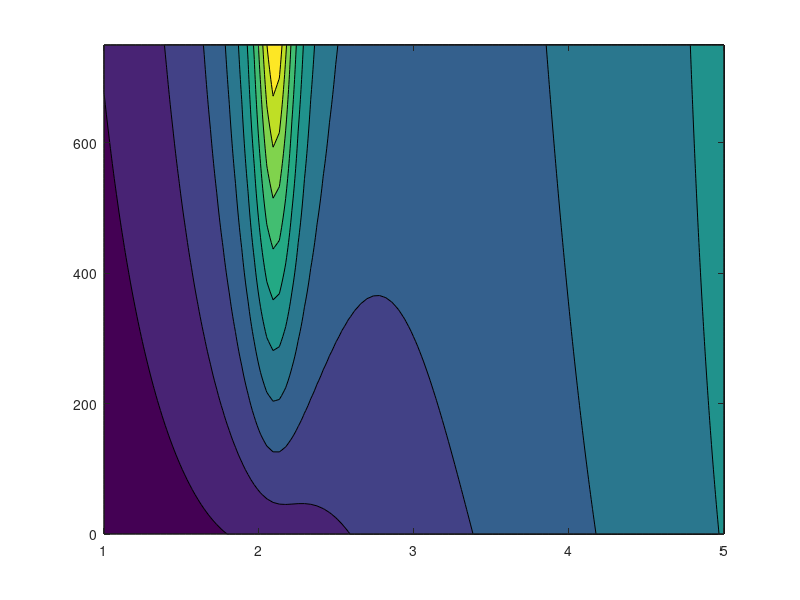

Source code (MATLAB):
function contour_plot_new()

    M = 1000; % kg
    alpha = 0.3;
    %delta_0 = 0.05; % m (convert cm to m)
    c = 2500; % Ns/m
    g = 9.81; % m/s^2
    k = 210915; %N/m => Got it from the original by using k=((m+M)*g)/delta_0

    f = linspace(1, 5, 100); % Hz, updated range from 1 to 5
    m = linspace(0, 750, 100); % kg, updated range from 75 to 750
    delta=((m+M).*g)./k;


    % Calculate omega and omega_n
    [X, Y] = meshgrid(f, m);
    omega = 2 * pi * X; % Calculate omega using X instead of f

    Z = delta + ((alpha * Y * g) ./ (Y + M)) ./ sqrt((g ./ delta - omega.^2).^2 + ((c * omega) ./ (Y + M)).^2);
    
    surf(X, Y, Z);
    contourf(X, Y, Z);

end
